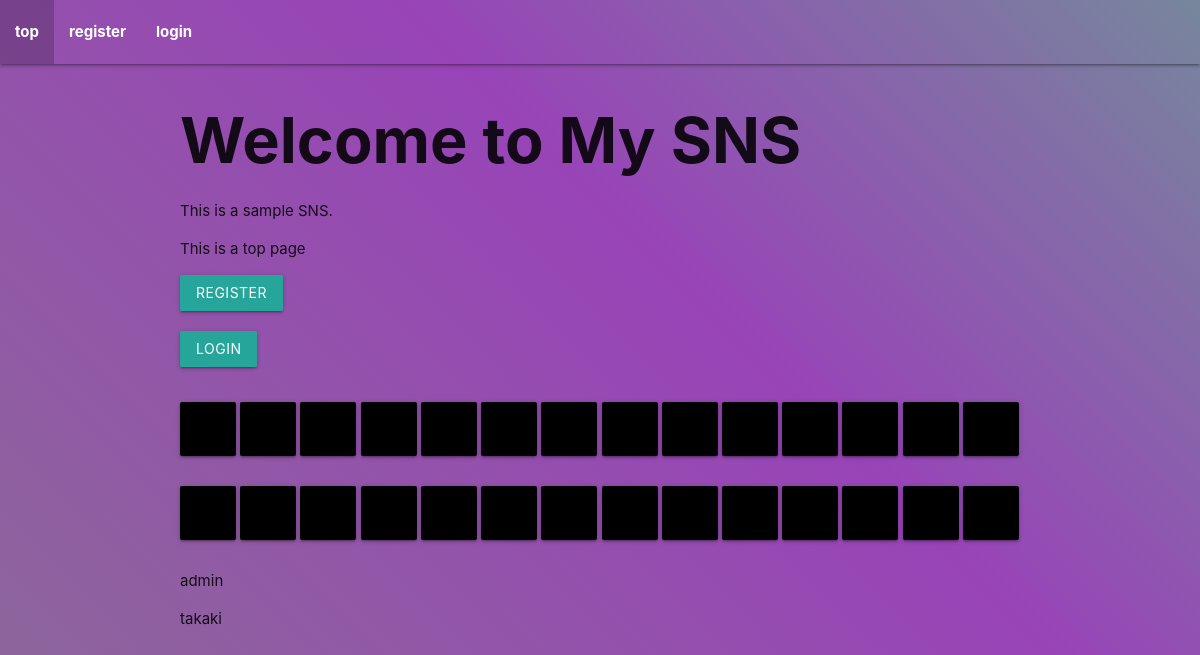
The app's page /, older data.
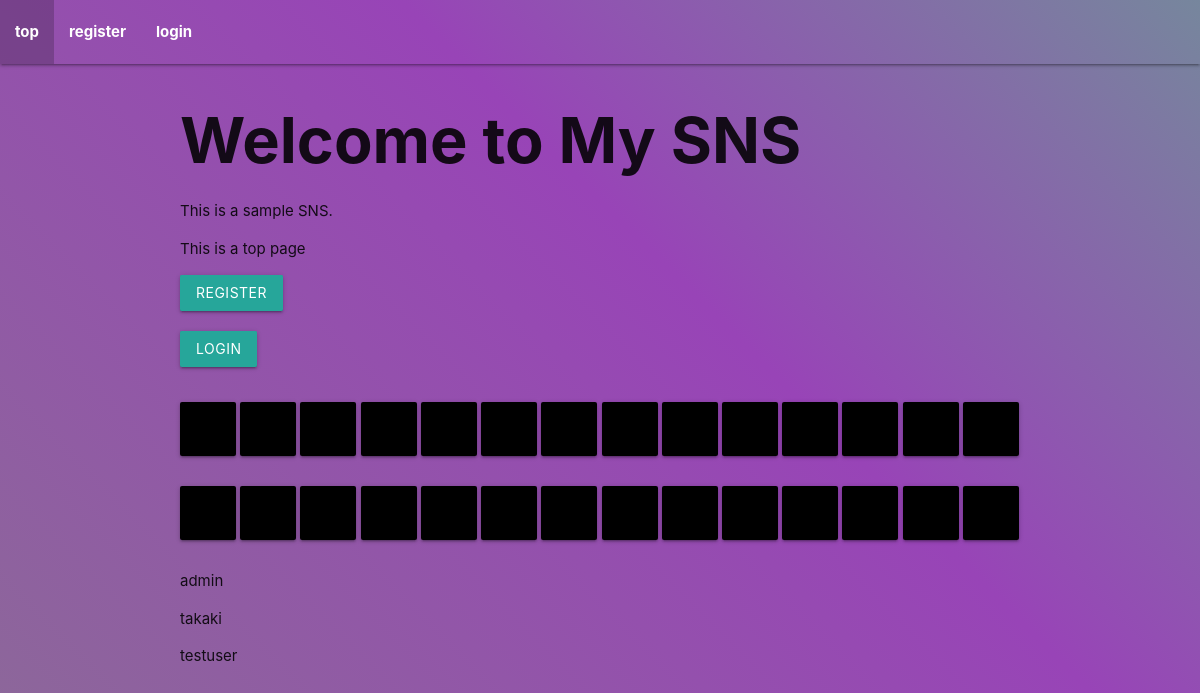
The same page, newer data.
### app.py (models this page shows, shortened)
class User(Base):
    __tablename__ = 'users'
    id = Column(Integer, primary_key=True)
    username = Column(String)
    email = Column(String)
    password = Column(String)
    description = Column(String)
    age = Column(String)
    work = Column(String)
    partner = Column(String)

### app.py (the view)
@app.route('/')
def top():
    users = db_session.query(User).all()
    if 'username' in session:
        user = session.get('username')
        return render_template('top.html', user=user, users=users)
    else:
        return render_template('top.html', users=users)

### app.py (called while the page is built)
@app.context_processor
def inject_is_active():
    def is_active(page):
        return 'active' if request.path == url_for(page) else ''
    return dict(is_active=is_active)

@app.context_processor
def page_list():
    before_login_list = ['top', 'register', 'login']
    after_login_list = ['top', 'profile', 'timeline', 'post', 'logout']
    if 'username' in session:
        page_list = after_login_list
    else:
        page_list = before_login_list
    return dict(page_list=page_list)

### templates/top.html (shortened to what this page needs)
{% extends "base.html" %}
{% block content %}
<div class="container">
    <h1 class="page_title">{{ user }} Welcome to My SNS</h1>
    <p>This is a sample SNS.</p>
    <p>This is a top page</p>
    {% if user is not defined %}
        <div>
            <a href="{{ url_for('register')}}" class="btn pulse">Register</a>
        </div>
        <div>
            <a href="{{ url_for('login')}}" class="btn pulse">Login</a>
        </div>
    {% endif %}
    <div class="be_child">
        {% for i in range(28) %}
            <p class="waves-effect waves-light btn-large"></p>
        {% endfor %}
    </div>
    {% for user in users %}
        <p>{{ user.username }}</p>
    {% endfor %}
</div>
{% endblock %}

### templates/base.html (shortened to what this page needs)
<!DOCTYPE html>
<html lang="en">
<head>
    <link rel="stylesheet" href="{{ url_for('static', filename='styles.css') }}">
    <link rel="stylesheet" href="https://cdnjs.cloudflare.com/ajax/libs/materialize/1.0.0/css/materialize.min.css">
</head>
<nav style="background: none;">
    <div class="nav-wrapper ">
        <ul class="hide-on-med-and-down">
            {% for i in page_list %}
            <li class="{{ is_active(i) }}"><a href="{{ url_for(i) }}">{{i}}</a></li>
            {% endfor %}
        </ul>
    </div>
</nav>
{% block content %}
{% endblock %}
</body>
</html>

### static/styles.css (style rules this page uses)
.page_title { font-weight: bold; }
nav { background-color: transparent; font-weight: bold; }
.pulse { margin-bottom: 20px; }
.be_child p { background: black; }

Row changes from the older to the newer data that the page shows:
added User: username "testuser"
